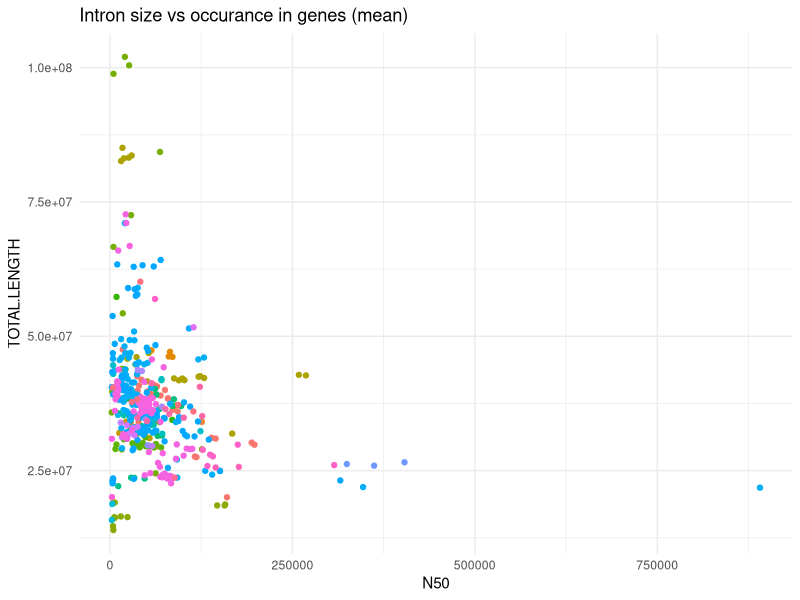

Write R code to recreate this figure.
library(ggplot2)

dat <- read.csv("data/assembly_stats.tsv",sep="\t",header=TRUE,stringsAsFactors=TRUE,row.names=1)
dat$genus <- sapply(rownames(dat),function(x) strsplit(x,"_")[[1]][[1]], USE.NAMES=FALSE)
p <- ggplot(dat, aes(x=N50,y=TOTAL.LENGTH,label=genus,color=genus,shape)) + geom_point() +
  theme_minimal() + ggtitle("Intron size vs occurance in genes (mean)") + theme(legend.position="none")
print(p)
